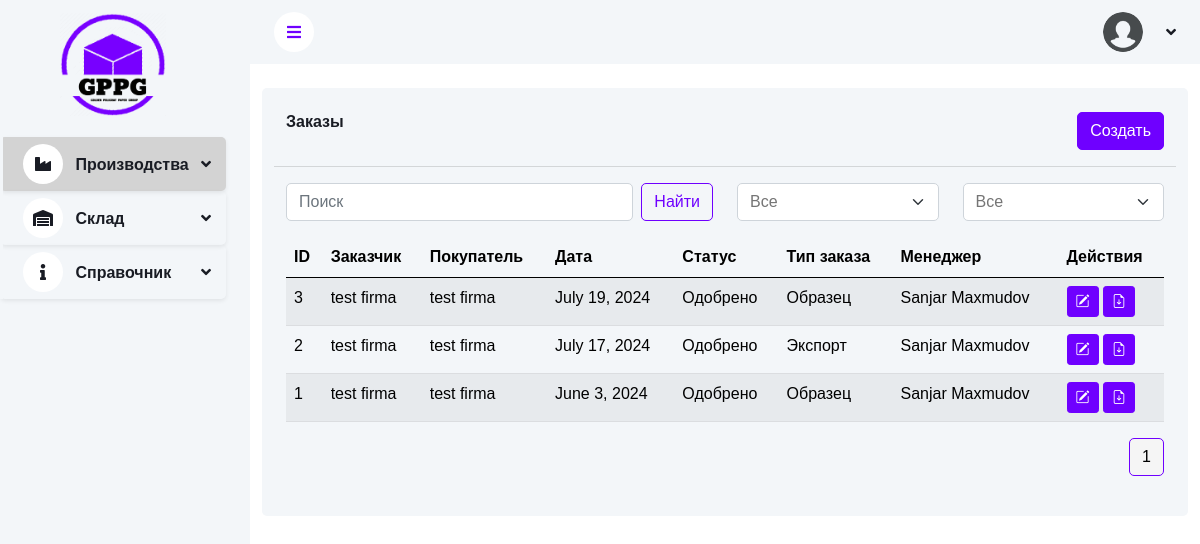
Page /production/boxorders/ on the earlier database version.
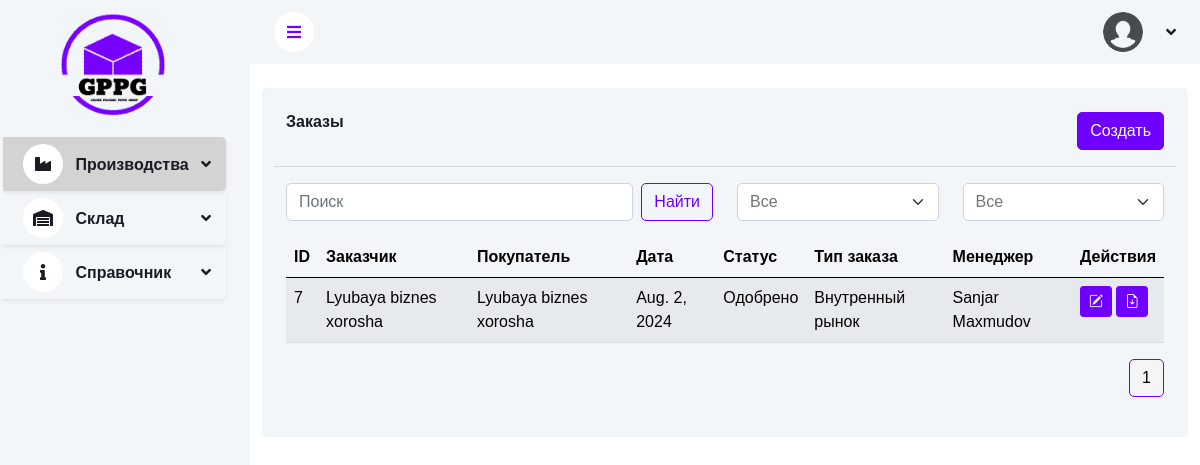
Same page on the later database version.
### apps/production/models.py (models this page shows, shortened)
class BoxOrder(BaseModel):
	class BoxOrderStatus(models.TextChoices):
		ACCEPT = 'Одобрено', 'Одобрено'
		REJECT = 'Отклонено', 'Отклонено'
		NEW = 'НОВАЯ', 'НОВАЯ'
	class BoxTypeOrder(models.TextChoices):
		SAMPLE = 'Образец', 'Образец'
		EXPORT = 'Экспорт', 'Экспорт'
		INTERNAL_MARKET = 'Внутренный рынок', 'Внутренный рынок'
		SERVICE = 'Услуга', 'Услуга'
	data = models.DateField(editable=True, verbose_name="Дата")
	customer = models.ForeignKey(Firm, models.SET_NULL, verbose_name="Клиент", null=True)
	buyer = models.ForeignKey(Firm, models.SET_NULL, related_name='buyers', verbose_name="Покупатель", null=True)
	status = models.CharField(choices=BoxOrderStatus.choices, default=BoxOrderStatus.NEW, null=True, blank=True,
							  max_length=20, verbose_name="Статус")
	type_order = models.CharField(max_length=100, choices=BoxTypeOrder.choices, verbose_name="Тип заказа")
	specification = models.ForeignKey(Specification, on_delete=models.SET_NULL, null=True, verbose_name="Спецификация")
	manager = models.ForeignKey(CustomUser, on_delete=models.CASCADE, null=True, blank=True, verbose_name="Менеджер")
	date_of_production = models.DateField(editable=True, verbose_name="Дата производства")
	class Meta:
		verbose_name = "Заказ коробки"
		verbose_name_plural = "Заказы коробок"

### apps/info/models.py (models this page shows)
class Firm(BaseModel):
	SUPPLIER = 'supplier'
	CUSTOMER = 'customer'
	BOTH = 'both'
	FIRM_TYPES = [
		(SUPPLIER, 'Поставщик'),
		(CUSTOMER, 'Заказчик'),
		(BOTH, 'Поставщик и Заказчик'),
	]
	code = models.CharField(max_length=10, unique=True, null=True, blank=True, verbose_name="Код")
	name = models.CharField(max_length=150, verbose_name="Название")
	type_firm = models.CharField(max_length=20, choices=FIRM_TYPES, verbose_name="Тип фирмы")
	is_active = models.BooleanField(default=True, null=True, blank=True, verbose_name="Активна")
	legal_address = models.CharField(max_length=150, null=True, blank=True, verbose_name="Юридический адрес")
	actual_address = models.CharField(max_length=150, null=True, blank=True, verbose_name="Фактический адрес")
	phone_number = models.CharField(max_length=13, null=True, blank=True, verbose_name="Номер телефона")
	license_number = models.CharField(max_length=100, null=True, blank=True, verbose_name="Номер лицензии")
	mfo = models.CharField(max_length=5, null=True, blank=True, verbose_name="МФО")
	def __str__(self):
		return self.name
	class Meta:
		verbose_name = "Фирма"
		verbose_name_plural = "Фирмы"

### apps/users/models.py (models this page shows)
class CustomUser(AbstractUser, PermissionsMixin):
    is_director = models.BooleanField(default=False)
    photo = models.ImageField(upload_to='employee_photos', default='default-profile__picture.jpg')
    groups = models.ManyToManyField(Group, related_name='custom_user_groups', blank=True, verbose_name='groups')
    user_permissions = models.ManyToManyField(Permission, related_name='custom_user_permissions', blank=True,
                                              verbose_name='user permissions')
    def get_full_name(self):
        return f"{self.first_name} {self.last_name}"
    def __str__(self):
        return self.get_full_name()

### apps/production/views.py (the view)
# urls.py: path('boxorders/', BoxOrderListView.as_view(), name='box-order-list'),
class BoxOrderListView(BaseListView):
	def get(self, request):
		box_orders = BoxOrder.objects.all().order_by('-created_time')
		status = request.GET.get('status', 'all')
		type_order = request.GET.get('type_order', 'all')
		if status and status != "all":
			box_orders = box_orders.filter(status=status)
		if type_order and type_order != "all":
			box_orders = box_orders.filter(type_order=type_order)
		page_obj = self.apply_pagination_and_search(box_orders, request)
		context = {
			'items': page_obj,
			'box_orders': page_obj,
			'selected_status': status,
			'selected_type_order': type_order,
		}
		return render(request, "production/box_order_list.html", context)

### apps/shared/views.py (called while the page is built)
	@staticmethod
	def apply_pagination_and_search(queryset, request):
		search_query = request.GET.get('search')
		if search_query:
			search_query = search_query.strip()
			queryset = queryset.filter(Q(name__icontains=search_query))
		page_size = request.GET.get("page_size", 12)
		paginator = Paginator(queryset, page_size)
		page_num = request.GET.get("page", 1)
		page_obj = paginator.get_page(page_num)
		return page_obj

### templates/production/box_order_list.html (shortened to what the changed rows need)
{% extends 'base.html' %}
{% load static %}
{% block content %}
    <div class="container-fluid pt-4">
        <div class="row g-4">
            <div class="col-md-12">
                <div class="bg-light rounded p-4">
                    <div class="table-responsive">
                        <table class="table table-striped table-light table-hover">
                            <thead>
                                <tr>
                                    <th scope="col">ID</th>
                                    <th scope="col">Заказчик</th>
                                    <th scope="col">Покупатель</th>
                                    <th scope="col">Дата</th>
                                    <th scope="col">Статус</th>
                                    <th scope="col">Тип заказа</th>
                                    <th scope="col">Менеджер</th>
                                    <th scope="col">Действия</th>
                                </tr>
                            </thead>
                            <tbody>
                                {% for box_order in box_orders %}
                                    <tr>
                                        <td>{{ box_order.id }}</td>
                                        <td>{{ box_order.customer }}</td>
                                        <td>{{ box_order.buyer }}</td>
                                        <td>{{ box_order.data }}</td>
                                        <td>{{ box_order.status }}</td>
                                        <td>{{ box_order.type_order }}</td>
                                        <td>{{ box_order.manager }}</td>
                                        <td>
                                            <a href="{% url 'production:box-order-detail' box_order.pk %}" class="btn btn-primary btn-sm">
                                                <i class="bi bi-pencil-square"></i>
                                            </a>
                                            <a href="{% url 'production:generate_box_order_pdf' box_order.pk %}" class="btn btn-primary btn-sm">
                                                <i class="bi bi-file-earmark-arrow-down"></i>
                                            </a>
                                        </td>
                                    </tr>
                                {% endfor %}
                            </tbody>
                        </table>
                    </div>
                    {% include 'base/pagination.html' with items=items %}
                </div>
            </div>
        </div>
    </div>
{% endblock %}

Differences in the rows shown:
removed BoxOrder: id "3", customer "test firma", buyer "test firma", data "July 19, 2024", status "Одобрено", type_order "Образец", manager "Sanjar Maxmudov"
removed BoxOrder: id "2", customer "test firma", buyer "test firma", data "July 17, 2024", status "Одобрено", type_order "Экспорт", manager "Sanjar Maxmudov"
removed BoxOrder: id "1", customer "test firma", buyer "test firma", data "June 3, 2024", status "Одобрено", type_order "Образец", manager "Sanjar Maxmudov"
added BoxOrder: id "7", customer "Lyubaya biznes xorosha", buyer "Lyubaya biznes xorosha", data "Aug. 2, 2024", status "Одобрено", type_order "Внутренный рынок", manager "Sanjar Maxmudov"
